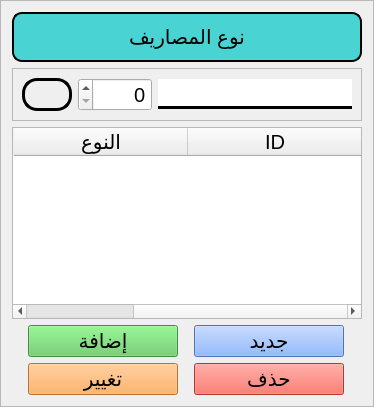
       <widget class="QFrame" name="frame_2">
        <property name="frameShape">
         <enum>QFrame::Shape::StyledPanel</enum>
        </property>
        <property name="frameShadow">
         <enum>QFrame::Shadow::Raised</enum>
        </property>
        <layout class="QVBoxLayout" name="verticalLayout">
         <item>
          <widget class="QLabel" name="label_4">
           <property name="minimumSize">
            <size>
             <width>0</width>
             <height>50</height>
            </size>
           </property>
           <property name="font">
            <font>
             <pointsize>15</pointsize>
            </font>
           </property>
           <property name="styleSheet">
            <string notr="true">border:2px solid black;
background-color: rgb(73, 211, 211);
border-radius:10px</string>
           </property>
           <property name="frameShape">
            <enum>QFrame::Shape::WinPanel</enum>
           </property>
           <property name="frameShadow">
            <enum>QFrame::Shadow::Plain</enum>
           </property>
           <property name="lineWidth">
            <number>3</number>
           </property>
           <property name="text">
            <string>نوع المصاريف</string>
           </property>
           <property name="alignment">
            <set>Qt::AlignmentFlag::AlignCenter</set>
           </property>
          </widget>
         </item>
         <item>
          <widget class="QFrame" name="frame_9">
           <property name="frameShape">
            <enum>QFrame::Shape::StyledPanel</enum>
           </property>
           <property name="frameShadow">
            <enum>QFrame::Shadow::Raised</enum>
           </property>
           <layout class="QHBoxLayout" name="horizontalLayout_3">
            <item>
             <widget class="QLabel" name="out_nb">
              <property name="minimumSize">
               <size>
                <width>50</width>
                <height>0</height>
               </size>
              </property>
              <property name="maximumSize">
               <size>
                <width>16777215</width>
                <height>50</height>
               </size>
              </property>
              <property name="font">
               <font>
                <pointsize>15</pointsize>
               </font>
              </property>
              <property name="styleSheet">
               <string notr="true">border: 3px solid black; 
border-radius: 15px</string>
              </property>
              <property name="text">
               <string/>
              </property>
             </widget>
            </item>
            <item>
             <widget class="QSpinBox" name="out_code">
              <property name="minimumSize">
               <size>
                <width>50</width>
                <height>0</height>
               </size>
              </property>
              <property name="font">
               <font>
                <pointsize>15</pointsize>
               </font>
              </property>
              <property name="layoutDirection">
               <enum>Qt::LayoutDirection::RightToLeft</enum>
              </property>
              <property name="alignment">
               <set>Qt::AlignmentFlag::AlignRight|Qt::AlignmentFlag::AlignTrailing|Qt::AlignmentFlag::AlignVCenter</set>
              </property>
              <property name="maximum">
               <number>1000</number>
              </property>
             </widget>
            </item>
            <item>
             <widget class="QLineEdit" name="out_ent">
              <property name="minimumSize">
               <size>
                <width>150</width>
                <height>30</height>
               </size>
              </property>
              <property name="font">
               <font>
                <pointsize>15</pointsize>
               </font>
              </property>
              <property name="layoutDirection">
               <enum>Qt::LayoutDirection::RightToLeft</enum>
              </property>
              <property name="styleSheet">
               <string notr="true">border: 3px solid black;
border-left: none;
border-right: none;
border-top: none 
</string>
              </property>
              <property name="alignment">
               <set>Qt::AlignmentFlag::AlignRight|Qt::AlignmentFlag::AlignTrailing|Qt::AlignmentFlag::AlignVCenter</set>
              </property>
             </widget>
            </item>
           </layout>
          </widget>
         </item>
         <item>
          <widget class="QTableWidget" name="out_list">
           <property name="minimumSize">
            <size>
             <width>350</width>
             <height>0</height>
            </size>
           </property>
           <property name="maximumSize">
            <size>
             <width>16777215</width>
             <height>16777215</height>
            </size>
           </property>
           <property name="font">
            <font>
             <pointsize>15</pointsize>
            </font>
           </property>
           <property name="layoutDirection">
            <enum>Qt::LayoutDirection::RightToLeft</enum>
           </property>
           <property name="editTriggers">
            <set>QAbstractItemView::EditTrigger::NoEditTriggers</set>
           </property>
           <property name="alternatingRowColors">
            <bool>true</bool>
           </property>
           <property name="selectionMode">
            <enum>QAbstractItemView::SelectionMode::SingleSelection</enum>
           </property>
           <property name="selectionBehavior">
            <enum>QAbstractItemView::SelectionBehavior::SelectRows</enum>
           </property>
           <property name="verticalScrollMode">
            <enum>QAbstractItemView::ScrollMode::ScrollPerPixel</enum>
           </property>
           <property name="horizontalScrollMode">
            <enum>QAbstractItemView::ScrollMode::ScrollPerPixel</enum>
           </property>
           <property name="showGrid">
            <bool>false</bool>
           </property>
           <attribute name="horizontalHeaderDefaultSectionSize">
            <number>174</number>
           </attribute>
           <attribute name="verticalHeaderVisible">
            <bool>false</bool>
           </attribute>
           <column>
            <property name="text">
             <string>ID</string>
            </property>
           </column>
           <column>
            <property name="text">
             <string>النوع</string>
            </property>
           </column>
           <column>
            <property name="text">
             <string>الرمز</string>
            </property>
           </column>
          </widget>
         </item>
         <item>
          <widget class="QFrame" name="frame_5">
           <property name="frameShape">
            <enum>QFrame::Shape::NoFrame</enum>
           </property>
           <property name="frameShadow">
            <enum>QFrame::Shadow::Raised</enum>
           </property>
           <layout class="QHBoxLayout" name="horizontalLayout_2">
            <property name="spacing">
             <number>0</number>
            </property>
            <property name="leftMargin">
             <number>0</number>
            </property>
            <property name="topMargin">
             <number>0</number>
            </property>
            <property name="rightMargin">
             <number>0</number>
            </property>
            <property name="bottomMargin">
             <number>0</number>
            </property>
            <item>
             <widget class="QPushButton" name="out_add_btn">
              <property name="minimumSize">
               <size>
                <width>100</width>
                <height>30</height>
               </size>
              </property>
              <property name="maximumSize">
               <size>
                <width>150</width>
                <height>16777215</height>
               </size>
              </property>
              <property name="font">
               <font>
                <pointsize>15</pointsize>
               </font>
              </property>
              <property name="styleSheet">
               <string notr="true">background-color: rgb(95, 199, 94);</string>
              </property>
              <property name="text">
               <string>إضافة</string>
              </property>
             </widget>
            </item>
            <item>
             <widget class="QPushButton" name="out_new_btn">
              <property name="minimumSize">
               <size>
                <width>100</width>
                <height>30</height>
               </size>
              </property>
              <property name="maximumSize">
               <size>
                <width>150</width>
                <height>16777215</height>
               </size>
              </property>
              <property name="font">
               <font>
                <pointsize>15</pointsize>
               </font>
              </property>
              <property name="styleSheet">
               <string notr="true">background-color: rgb(111, 162, 255);</string>
              </property>
              <property name="text">
               <string>جديد</string>
              </property>
             </widget>
            </item>
           </layout>
          </widget>
         </item>
         <item>
          <widget class="QFrame" name="frame_3">
           <property name="frameShape">
            <enum>QFrame::Shape::NoFrame</enum>
           </property>
           <property name="frameShadow">
            <enum>QFrame::Shadow::Raised</enum>
           </property>
           <layout class="QHBoxLayout" name="horizontalLayout_9">
            <property name="spacing">
             <number>0</number>
            </property>
            <property name="leftMargin">
             <number>0</number>
            </property>
            <property name="topMargin">
             <number>0</number>
            </property>
            <property name="rightMargin">
             <number>0</number>
            </property>
            <property name="bottomMargin">
             <number>0</number>
            </property>
            <item>
             <widget class="QPushButton" name="out_update_btn">
              <property name="minimumSize">
               <size>
                <width>100</width>
                <height>30</height>
               </size>
              </property>
              <property name="maximumSize">
               <size>
                <width>150</width>
                <height>16777215</height>
               </size>
              </property>
              <property name="font">
               <font>
                <pointsize>15</pointsize>
               </font>
              </property>
              <property name="styleSheet">
               <string notr="true">background-color: rgb(255, 160, 65);</string>
              </property>
              <property name="text">
               <string>تغيير</string>
              </property>
             </widget>
            </item>
            <item>
             <widget class="QPushButton" name="out_delete_btn">
              <property name="minimumSize">
               <size>
                <width>100</width>
                <height>30</height>
               </size>
              </property>
              <property name="maximumSize">
               <size>
                <width>150</width>
                <height>16777215</height>
               </size>
              </property>
              <property name="font">
               <font>
                <pointsize>15</pointsize>
               </font>
              </property>
              <property name="styleSheet">
               <string notr="true">background-color: rgb(255, 74, 61);</string>
              </property>
              <property name="text">
               <string>حذف</string>
              </property>
             </widget>
            </item>
           </layout>
          </widget>
         </item>
        </layout>
       </widget>
